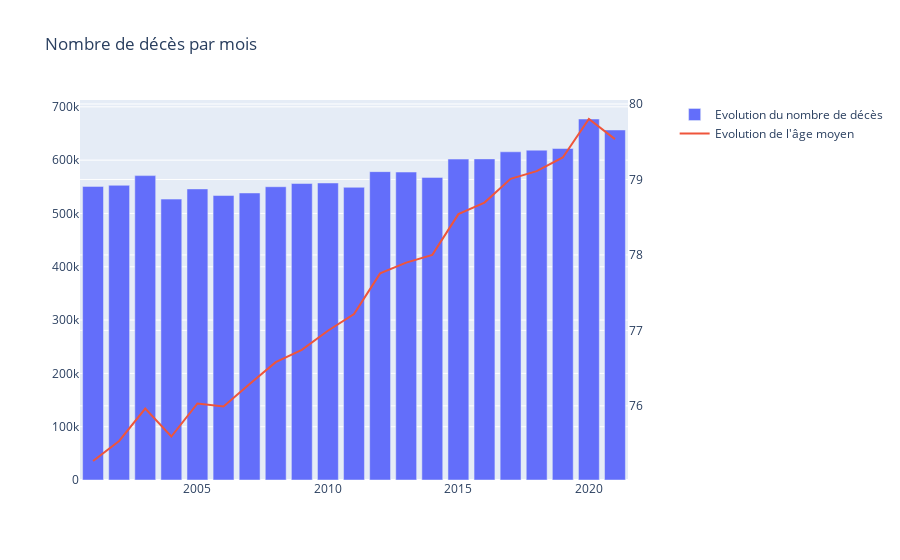

Write notebook code for a chart like this one.
### Code cell
import plotly  
import plotly.graph_objs as go
from plotly.subplots import make_subplots

# Create figure with secondary y-axis
fig = make_subplots(specs=[[{"secondary_y": True}]])

# Add traces
fig.add_trace(
    go.Bar(x=db_age_moyen["year"], y=db_age_moyen["count"], name="Evolution du nombre de décès"),
    secondary_y=False, 
)

fig.add_trace(
    go.Scatter(x=db_age_moyen["year"], y=db_age_moyen["mean"], name="Evolution de l'âge moyen"),
    secondary_y=True, 
)

# Add figure title
fig.update_layout(
    title_text="Nombre de décès par mois",
)

'''# Set x-axis title
fig.update_xaxes(title_text="% évolution décès par rapport à l'année précédente")'''

'''# Set y-axes titles
fig.update_yaxes(title_text="<b>Nombre décès par mois</b>", secondary_y=False)
fig.update_yaxes(title_text="<b>% par rapport à l'année précédente</b> ", secondary_y=True)'''

fig.write_html("cartes-inter/pie_chart_evol_deces.html")


fig.show()

### Figure 1 — Plotly figure (JSON) as saved in the notebook; plotly's stock layout.template omitted (floating-point values rounded to 4 significant figures)
{"data": [{"name": "Evolution du nombre de décès", "type": "bar", "x": [2001, 2002, 2003, 2004, 2005, 2006, 2007, 2008, 2009, 2010, 2011, 2012, 2013, 2014, 2015, 2016, 2017, 2018, 2019, 2020, 2021], "xaxis": "x", "y": [550784, 552786, 570981, 526888, 546039, 533629, 538448, 550139, 556146, 557142, 549039, 578435, 577644, 567652, 601980, 602361, 615665, 618722, 621861, 677176, 656587], "yaxis": "y"}, {"name": "Evolution de l'âge moyen", "type": "scatter", "x": [2001, 2002, 2003, 2004, 2005, 2006, 2007, 2008, 2009, 2010, 2011, 2012, 2013, 2014, 2015, 2016, 2017, 2018, 2019, 2020, 2021], "xaxis": "x", "y": [75.27, 75.53, 75.96, 75.59, 76.03, 75.99, 76.29, 76.58, 76.74, 77.0, 77.22, 77.76, 77.9, 78.0, 78.54, 78.69, 79.01, 79.11, 79.29, 79.8, 79.53], "yaxis": "y2"}], "layout": {"title": {"text": "Nombre de décès par mois"}, "xaxis": {"anchor": "y", "domain": [0, 0.94]}, "yaxis": {"anchor": "x", "domain": [0, 1]}, "yaxis2": {"anchor": "x", "overlaying": "y", "side": "right"}}}
